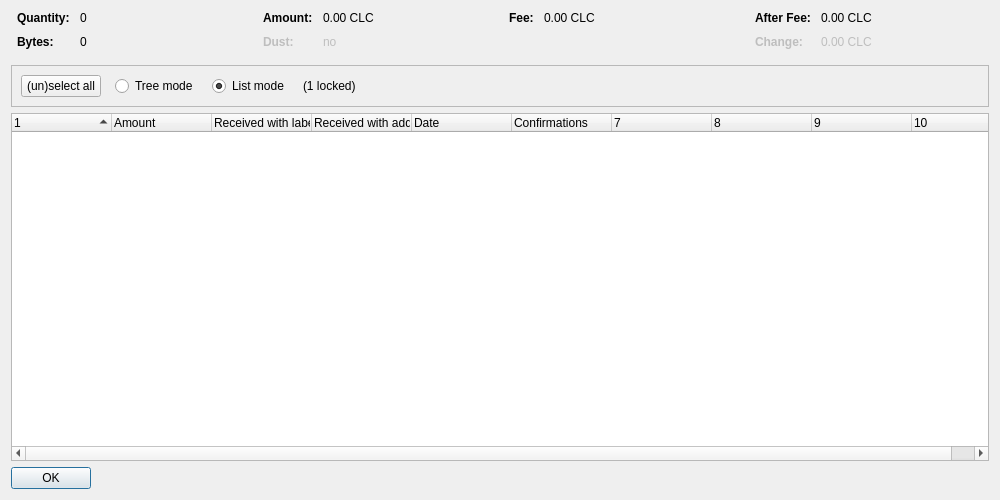
<?xml version="1.0" encoding="UTF-8"?>
<ui version="4.0">
 <class>CoinControlDialog</class>
 <widget class="QDialog" name="CoinControlDialog">
  <property name="geometry">
   <rect>
    <x>0</x>
    <y>0</y>
    <width>1000</width>
    <height>500</height>
   </rect>
  </property>
  <property name="windowTitle">
   <string>Coin Selection</string>
  </property>
  <layout class="QVBoxLayout" name="verticalLayout">
   <item>
    <layout class="QHBoxLayout" name="horizontalLayoutTop" stretch="0,0,0,0">
     <property name="topMargin">
      <number>0</number>
     </property>
     <property name="bottomMargin">
      <number>10</number>
     </property>
     <item>
      <layout class="QFormLayout" name="formLayoutCoinControl1">
       <property name="horizontalSpacing">
        <number>10</number>
       </property>
       <property name="verticalSpacing">
        <number>10</number>
       </property>
       <property name="leftMargin">
        <number>6</number>
       </property>
       <property name="rightMargin">
        <number>6</number>
       </property>
       <item row="0" column="0">
        <widget class="QLabel" name="labelCoinControlQuantityText">
         <property name="font">
          <font>
           <weight>75</weight>
           <bold>true</bold>
          </font>
         </property>
         <property name="text">
          <string>Quantity:</string>
         </property>
        </widget>
       </item>
       <item row="0" column="1">
        <widget class="QLabel" name="labelCoinControlQuantity">
         <property name="cursor">
          <cursorShape>IBeamCursor</cursorShape>
         </property>
         <property name="contextMenuPolicy">
          <enum>Qt::ActionsContextMenu</enum>
         </property>
         <property name="text">
          <string notr="true">0</string>
         </property>
         <property name="textInteractionFlags">
          <set>Qt::LinksAccessibleByMouse|Qt::TextSelectableByKeyboard|Qt::TextSelectableByMouse</set>
         </property>
        </widget>
       </item>
       <item row="1" column="0">
        <widget class="QLabel" name="labelCoinControlBytesText">
         <property name="font">
          <font>
           <weight>75</weight>
           <bold>true</bold>
          </font>
         </property>
         <property name="text">
          <string>Bytes:</string>
         </property>
        </widget>
       </item>
       <item row="1" column="1">
        <widget class="QLabel" name="labelCoinControlBytes">
         <property name="cursor">
          <cursorShape>IBeamCursor</cursorShape>
         </property>
         <property name="contextMenuPolicy">
          <enum>Qt::ActionsContextMenu</enum>
         </property>
         <property name="text">
          <string notr="true">0</string>
         </property>
         <property name="textInteractionFlags">
          <set>Qt::LinksAccessibleByMouse|Qt::TextSelectableByKeyboard|Qt::TextSelectableByMouse</set>
         </property>
        </widget>
       </item>
      </layout>
     </item>
     <item>
      <layout class="QFormLayout" name="formLayoutCoinControl2">
       <property name="horizontalSpacing">
        <number>10</number>
       </property>
       <property name="verticalSpacing">
        <number>10</number>
       </property>
       <property name="leftMargin">
        <number>6</number>
       </property>
       <property name="rightMargin">
        <number>6</number>
       </property>
       <item row="0" column="0">
        <widget class="QLabel" name="labelCoinControlAmountText">
         <property name="font">
          <font>
           <weight>75</weight>
           <bold>true</bold>
          </font>
         </property>
         <property name="text">
          <string>Amount:</string>
         </property>
        </widget>
       </item>
       <item row="0" column="1">
        <widget class="QLabel" name="labelCoinControlAmount">
         <property name="cursor">
          <cursorShape>IBeamCursor</cursorShape>
         </property>
         <property name="contextMenuPolicy">
          <enum>Qt::ActionsContextMenu</enum>
         </property>
         <property name="text">
          <string notr="true">0.00 CLC</string>
         </property>
         <property name="textInteractionFlags">
          <set>Qt::LinksAccessibleByMouse|Qt::TextSelectableByKeyboard|Qt::TextSelectableByMouse</set>
         </property>
        </widget>
       </item>
       <item row="1" column="0">
        <widget class="QLabel" name="labelCoinControlLowOutputText">
         <property name="enabled">
          <bool>false</bool>
         </property>
         <property name="font">
          <font>
           <weight>75</weight>
           <bold>true</bold>
          </font>
         </property>
         <property name="text">
          <string>Dust:</string>
         </property>
        </widget>
       </item>
       <item row="1" column="1">
        <widget class="QLabel" name="labelCoinControlLowOutput">
         <property name="enabled">
          <bool>false</bool>
         </property>
         <property name="cursor">
          <cursorShape>IBeamCursor</cursorShape>
         </property>
         <property name="contextMenuPolicy">
          <enum>Qt::ActionsContextMenu</enum>
         </property>
         <property name="text">
          <string notr="true">no</string>
         </property>
         <property name="textInteractionFlags">
          <set>Qt::LinksAccessibleByMouse|Qt::TextSelectableByKeyboard|Qt::TextSelectableByMouse</set>
         </property>
        </widget>
       </item>
      </layout>
     </item>
     <item>
      <layout class="QFormLayout" name="formLayoutCoinControl3">
       <property name="horizontalSpacing">
        <number>10</number>
       </property>
       <property name="verticalSpacing">
        <number>10</number>
       </property>
       <property name="leftMargin">
        <number>6</number>
       </property>
       <property name="rightMargin">
        <number>6</number>
       </property>
       <item row="0" column="0">
        <widget class="QLabel" name="labelCoinControlFeeText">
         <property name="font">
          <font>
           <weight>75</weight>
           <bold>true</bold>
          </font>
         </property>
         <property name="text">
          <string>Fee:</string>
         </property>
        </widget>
       </item>
       <item row="0" column="1">
        <widget class="QLabel" name="labelCoinControlFee">
         <property name="cursor">
          <cursorShape>IBeamCursor</cursorShape>
         </property>
         <property name="contextMenuPolicy">
          <enum>Qt::ActionsContextMenu</enum>
         </property>
         <property name="text">
          <string notr="true">0.00 CLC</string>
         </property>
         <property name="textInteractionFlags">
          <set>Qt::LinksAccessibleByMouse|Qt::TextSelectableByKeyboard|Qt::TextSelectableByMouse</set>
         </property>
        </widget>
       </item>
      </layout>
     </item>
     <item>
      <layout class="QFormLayout" name="formLayoutCoinControl4">
       <property name="horizontalSpacing">
        <number>10</number>
       </property>
       <property name="verticalSpacing">
        <number>10</number>
       </property>
       <property name="leftMargin">
        <number>6</number>
       </property>
       <property name="rightMargin">
        <number>6</number>
       </property>
       <item row="0" column="0">
        <widget class="QLabel" name="labelCoinControlAfterFeeText">
         <property name="font">
          <font>
           <weight>75</weight>
           <bold>true</bold>
          </font>
         </property>
         <property name="text">
          <string>After Fee:</string>
         </property>
        </widget>
       </item>
       <item row="0" column="1">
        <widget class="QLabel" name="labelCoinControlAfterFee">
         <property name="cursor">
          <cursorShape>IBeamCursor</cursorShape>
         </property>
         <property name="contextMenuPolicy">
          <enum>Qt::ActionsContextMenu</enum>
         </property>
         <property name="text">
          <string notr="true">0.00 CLC</string>
         </property>
         <property name="textInteractionFlags">
          <set>Qt::LinksAccessibleByMouse|Qt::TextSelectableByKeyboard|Qt::TextSelectableByMouse</set>
         </property>
        </widget>
       </item>
       <item row="1" column="0">
        <widget class="QLabel" name="labelCoinControlChangeText">
         <property name="enabled">
          <bool>false</bool>
         </property>
         <property name="font">
          <font>
           <weight>75</weight>
           <bold>true</bold>
          </font>
         </property>
         <property name="text">
          <string>Change:</string>
         </property>
        </widget>
       </item>
       <item row="1" column="1">
        <widget class="QLabel" name="labelCoinControlChange">
         <property name="enabled">
          <bool>false</bool>
         </property>
         <property name="cursor">
          <cursorShape>IBeamCursor</cursorShape>
         </property>
         <property name="contextMenuPolicy">
          <enum>Qt::ActionsContextMenu</enum>
         </property>
         <property name="text">
          <string notr="true">0.00 CLC</string>
         </property>
         <property name="textInteractionFlags">
          <set>Qt::LinksAccessibleByMouse|Qt::TextSelectableByKeyboard|Qt::TextSelectableByMouse</set>
         </property>
        </widget>
       </item>
      </layout>
     </item>
    </layout>
   </item>
   <item>
    <widget class="QFrame" name="frame">
     <property name="minimumSize">
      <size>
       <width>0</width>
       <height>40</height>
      </size>
     </property>
     <property name="frameShape">
      <enum>QFrame::StyledPanel</enum>
     </property>
     <property name="frameShadow">
      <enum>QFrame::Sunken</enum>
     </property>
     <layout class="QHBoxLayout" name="horizontalLayout">
      <item>
       <layout class="QHBoxLayout" name="horizontalLayoutPanel" stretch="0,0,0,0,0">
        <property name="spacing">
         <number>14</number>
        </property>
        <item>
         <widget class="QPushButton" name="pushButtonSelectAll">
          <property name="sizePolicy">
           <sizepolicy hsizetype="Maximum" vsizetype="Fixed">
            <horstretch>0</horstretch>
            <verstretch>0</verstretch>
           </sizepolicy>
          </property>
          <property name="text">
           <string>(un)select all</string>
          </property>
          <property name="autoDefault">
           <bool>false</bool>
          </property>
         </widget>
        </item>
        <item>
         <widget class="QRadioButton" name="radioTreeMode">
          <property name="sizePolicy">
           <sizepolicy hsizetype="Maximum" vsizetype="Fixed">
            <horstretch>0</horstretch>
            <verstretch>0</verstretch>
           </sizepolicy>
          </property>
          <property name="text">
           <string>Tree mode</string>
          </property>
         </widget>
        </item>
        <item>
         <widget class="QRadioButton" name="radioListMode">
          <property name="sizePolicy">
           <sizepolicy hsizetype="Maximum" vsizetype="Fixed">
            <horstretch>0</horstretch>
            <verstretch>0</verstretch>
           </sizepolicy>
          </property>
          <property name="text">
           <string>List mode</string>
          </property>
          <property name="checked">
           <bool>true</bool>
          </property>
         </widget>
        </item>
        <item>
         <widget class="QLabel" name="labelLocked">
          <property name="text">
           <string notr="true">(1 locked)</string>
          </property>
         </widget>
        </item>
        <item>
         <spacer name="horizontalSpacer">
          <property name="orientation">
           <enum>Qt::Horizontal</enum>
          </property>
          <property name="sizeHint" stdset="0">
           <size>
            <width>40</width>
            <height>20</height>
           </size>
          </property>
         </spacer>
        </item>
       </layout>
      </item>
     </layout>
    </widget>
   </item>
   <item>
    <widget class="CoinControlTreeWidget" name="treeWidget">
     <property name="contextMenuPolicy">
      <enum>Qt::CustomContextMenu</enum>
     </property>
     <property name="sortingEnabled">
      <bool>false</bool>
     </property>
     <property name="columnCount">
      <number>10</number>
     </property>
     <attribute name="headerShowSortIndicator" stdset="0">
      <bool>true</bool>
     </attribute>
     <attribute name="headerStretchLastSection">
      <bool>false</bool>
     </attribute>
     <column>
      <property name="text">
       <string/>
      </property>
     </column>
     <column>
      <property name="text">
       <string>Amount</string>
      </property>
     </column>
     <column>
      <property name="text">
       <string>Received with label</string>
      </property>
     </column>
     <column>
      <property name="text">
       <string>Received with address</string>
      </property>
     </column>
     <column>
      <property name="text">
       <string>Date</string>
      </property>
     </column>
     <column>
      <property name="text">
       <string>Confirmations</string>
      </property>
      <property name="toolTip">
       <string>Confirmed</string>
      </property>
     </column>
     <column>
      <property name="text">
       <string/>
      </property>
     </column>
     <column>
      <property name="text">
       <string/>
      </property>
     </column>
     <column>
      <property name="text">
       <string/>
      </property>
     </column>
     <column>
      <property name="text">
       <string/>
      </property>
     </column>
    </widget>
   </item>
   <item>
    <widget class="QDialogButtonBox" name="buttonBox">
     <property name="sizePolicy">
      <sizepolicy hsizetype="Maximum" vsizetype="Fixed">
       <horstretch>0</horstretch>
       <verstretch>0</verstretch>
      </sizepolicy>
     </property>
     <property name="orientation">
      <enum>Qt::Horizontal</enum>
     </property>
     <property name="standardButtons">
      <set>QDialogButtonBox::Ok</set>
     </property>
    </widget>
   </item>
  </layout>
 </widget>
 <customwidgets>
  <customwidget>
   <class>CoinControlTreeWidget</class>
   <extends>QTreeWidget</extends>
   <header>qt/coincontroltreewidget.h</header>
  </customwidget>
 </customwidgets>
 <resources/>
 <connections/>
</ui>
